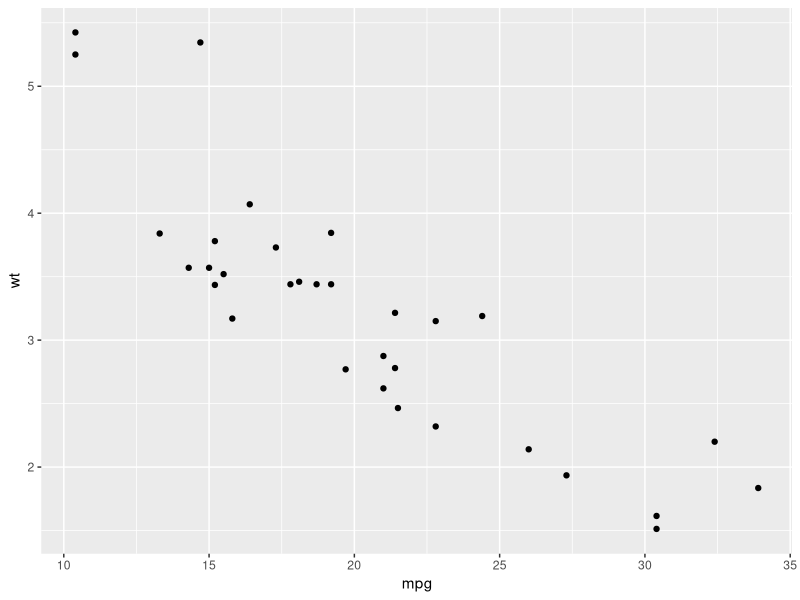
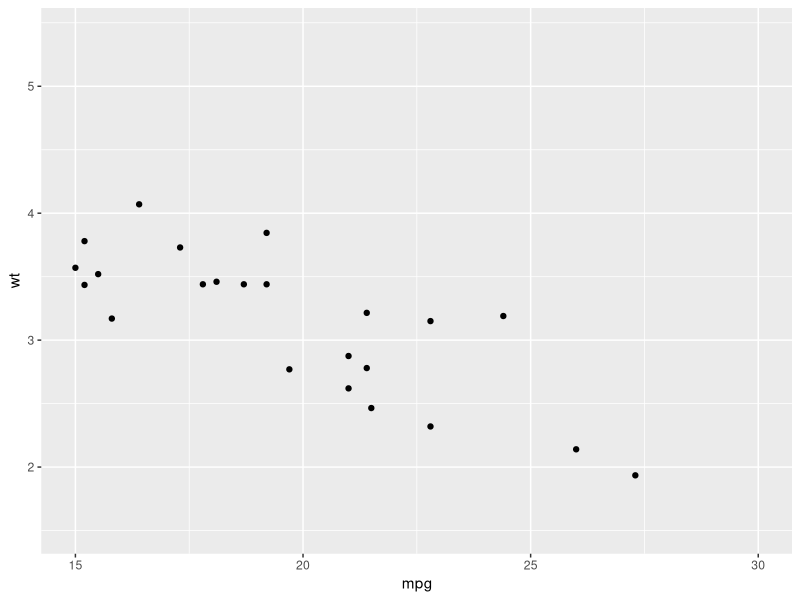
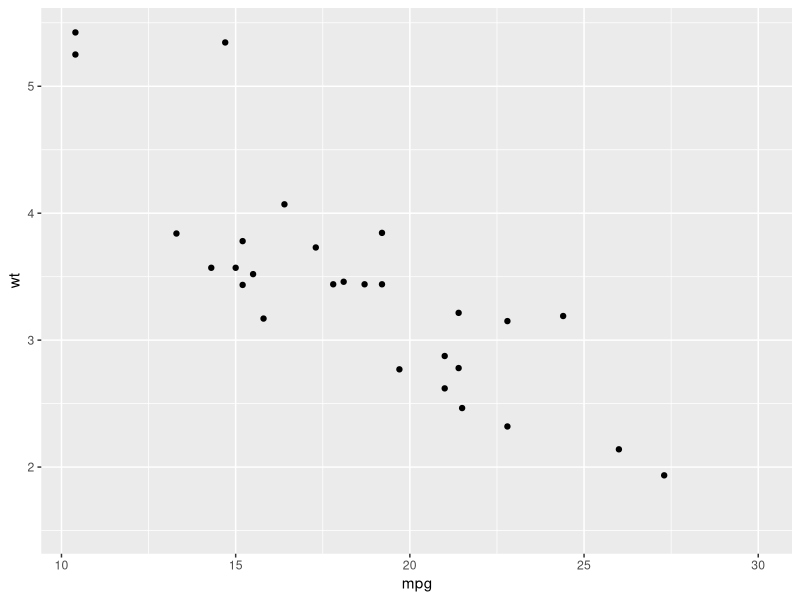
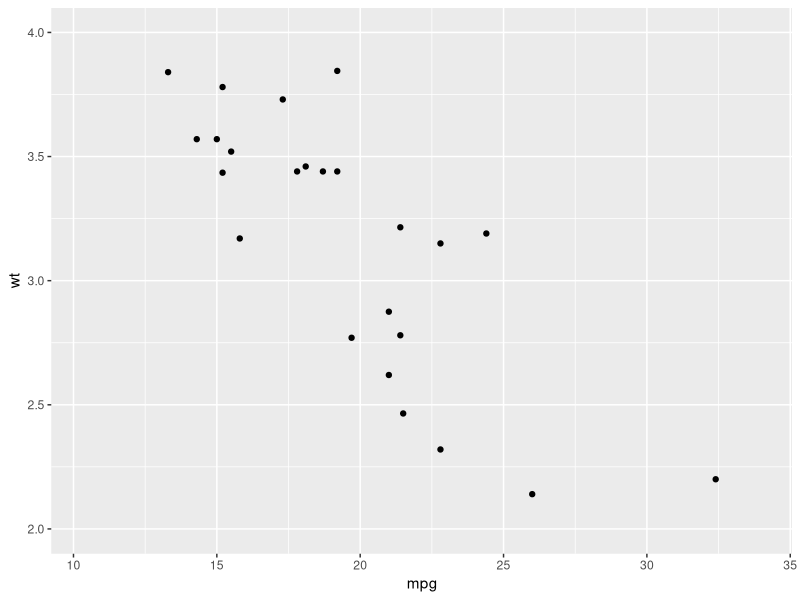
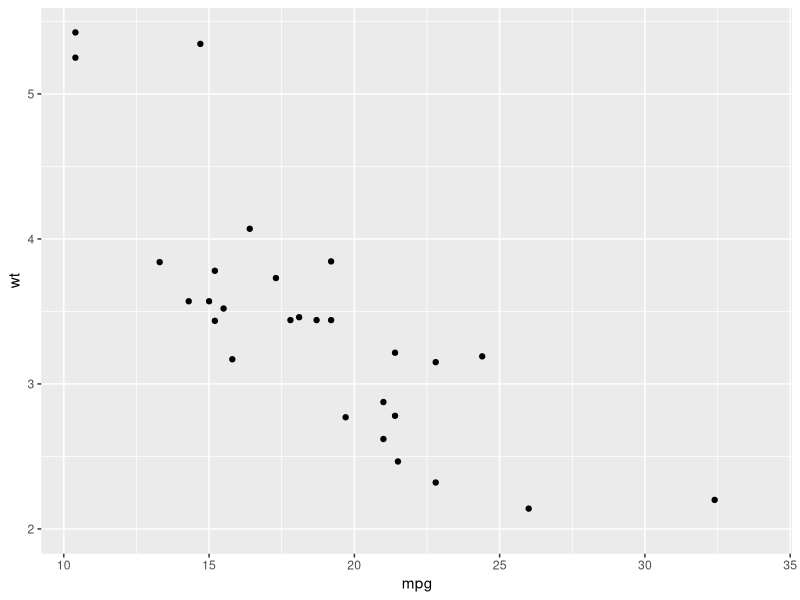
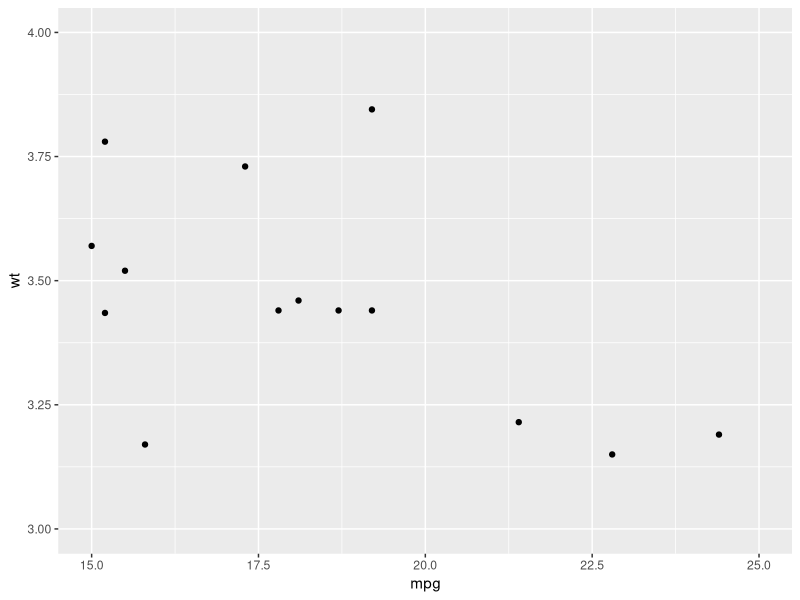

These figures' R source, in order:
# load ggplot2
library("ggplot2")

# create scatterplot
ggplot(mtcars, aes(mpg, wt)) + 
  geom_point()

# Example 1: Set X-Axis Limits Using xlim()
# create scatterplot with x-axis ranging from 15 to 30
ggplot(mtcars, aes(mpg, wt)) + 
  geom_point() + 
  xlim(15, 30)

# You can also use NA to only set the upper limit of the x-axis and
# let ggplot2 automatically choose the lower limit:
# create scatterplot with x-axis upper limit at 30
ggplot(mtcars, aes(mpg, wt)) + 
  geom_point() +
  xlim(NA, 30)

# Example 2: Set Y-Axis Limits Using ylim()
# create scatterplot with y-axis ranging from 2 to 4
ggplot(mtcars, aes(mpg, wt)) +
  geom_point() + 
  ylim(2, 4)

# You can also use NA to only set the lower limit of the y-axis
# and let ggplot2 automatically choose the upper limit:
# create scatterplot with y-axis lower limit at 2
ggplot(mtcars, aes(mpg, wt)) + 
  geom_point() + 
  ylim(2, NA)

# Example 3: Set Axis Limits Using coord_cartesian()
# create scatterplot with y_axix ranging form 2 to 4
ggplot(mtcars, aes(mpg, wt)) + 
  geom_point() + 
  coord_cartesian(xlim = c(15, 25), ylim=c(3, 4))
